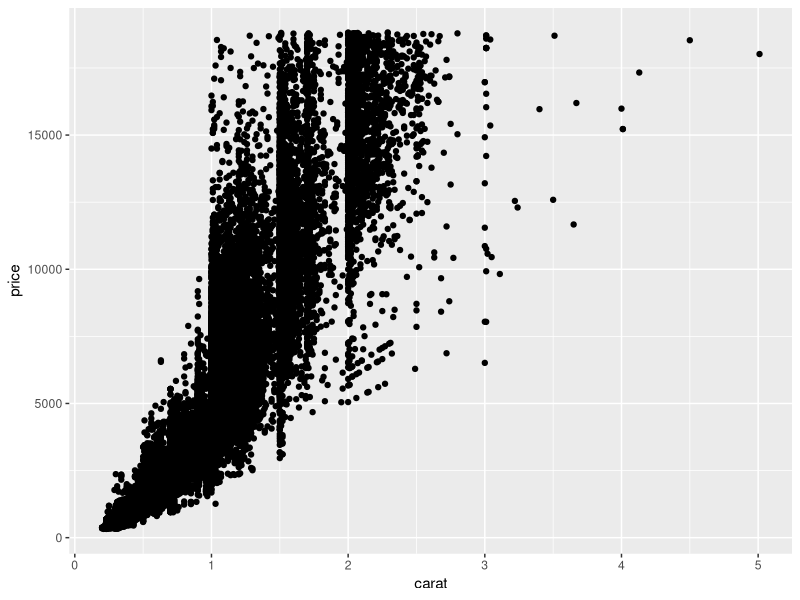
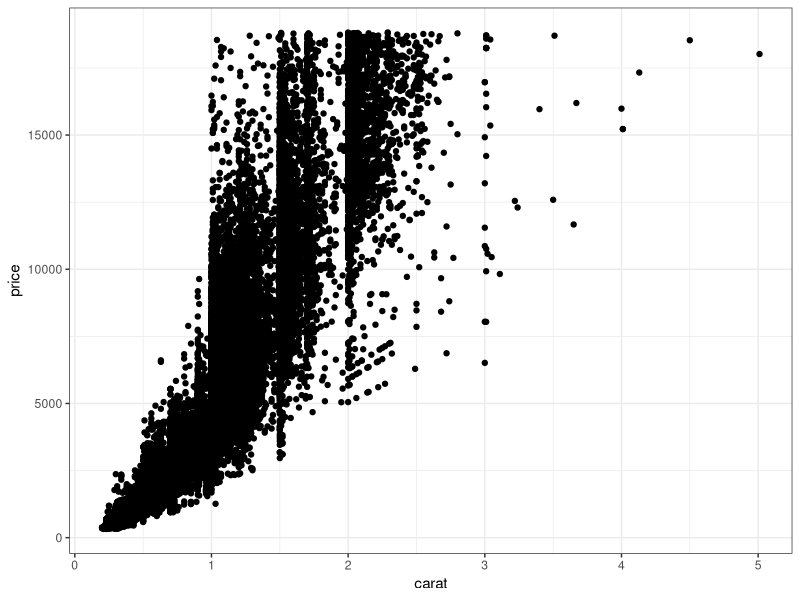
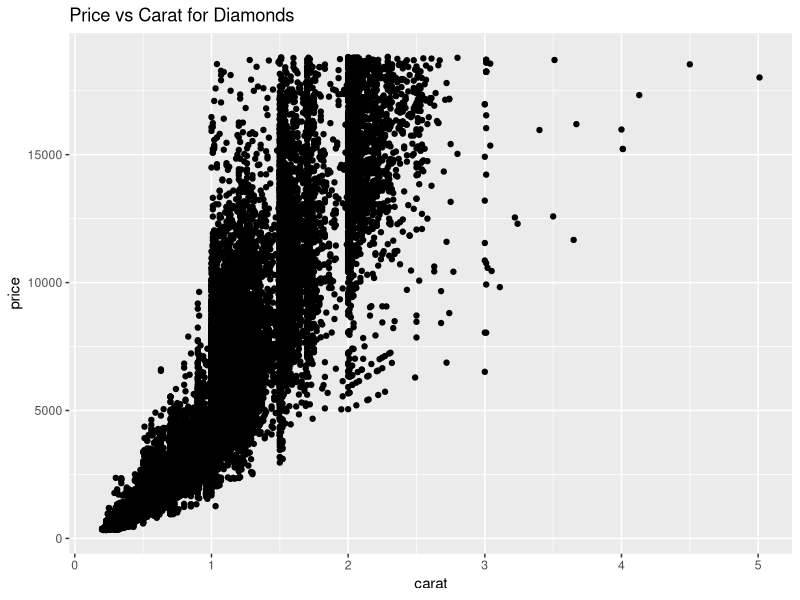
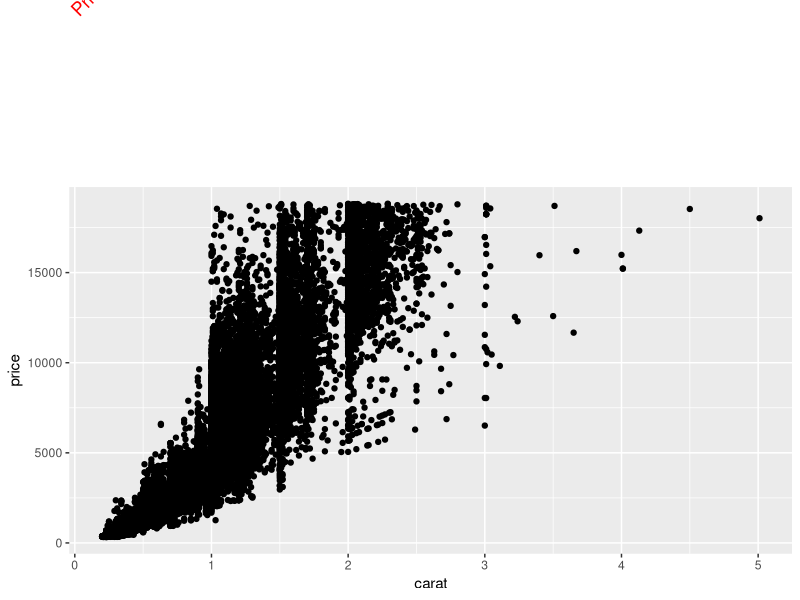
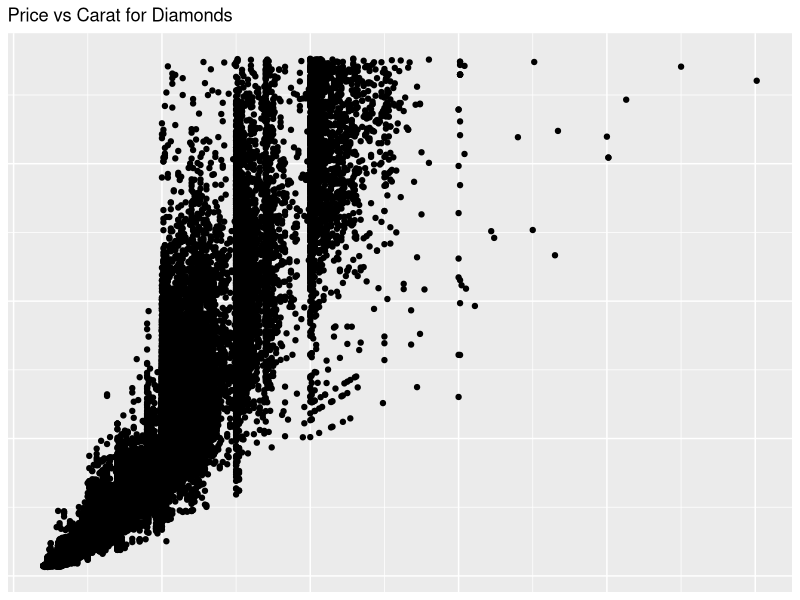

Write R code to recreate these figures, in order.
## ---- echo=FALSE, message=FALSE------------------------------------------
library(ggplot2)

states <- map_data("state")

## ---- fig.height=2, fig.width=7------------------------------------------
qplot(carat, price, data = diamonds)

## ---- fig.height=2, fig.width=7------------------------------------------
qplot(carat, price, data = diamonds) + theme_bw()

## ---- eval=FALSE---------------------------------------------------------
## theme_set(theme_bw())

## ------------------------------------------------------------------------
theme_bw()

## ---- fig.height=4, fig.width=7------------------------------------------
qplot(carat, price, data = diamonds) +
    ggtitle("Price vs Carat for Diamonds")

## ---- fig.height=4, fig.width=7------------------------------------------
p <- qplot(carat, price, data = diamonds) + 
    ggtitle("Price vs Carat for Diamonds")
p + theme(plot.title = element_text(colour = "red", angle = 45))

## ---- fig.height=3, fig.width=7------------------------------------------
p + theme(
    axis.text.x = element_blank(),
    axis.text.y = element_blank(),
    axis.title.x = element_blank(),
    axis.title.y = element_blank(),
    axis.ticks.length = unit(0, "cm")
)

## ---- eval=FALSE---------------------------------------------------------
## qplot(price, carat, data = diamonds)
## 
## ggsave("diamonds.png")
## ggsave("diamonds.pdf")
## ggsave("diamonds.png", width = 6, height = 6)

## ---- eval=FALSE---------------------------------------------------------
## dplot <- qplot(carat, price, data = diamonds)
## ggsave("diamonds.png", plot = dplot, dpi = 72)

